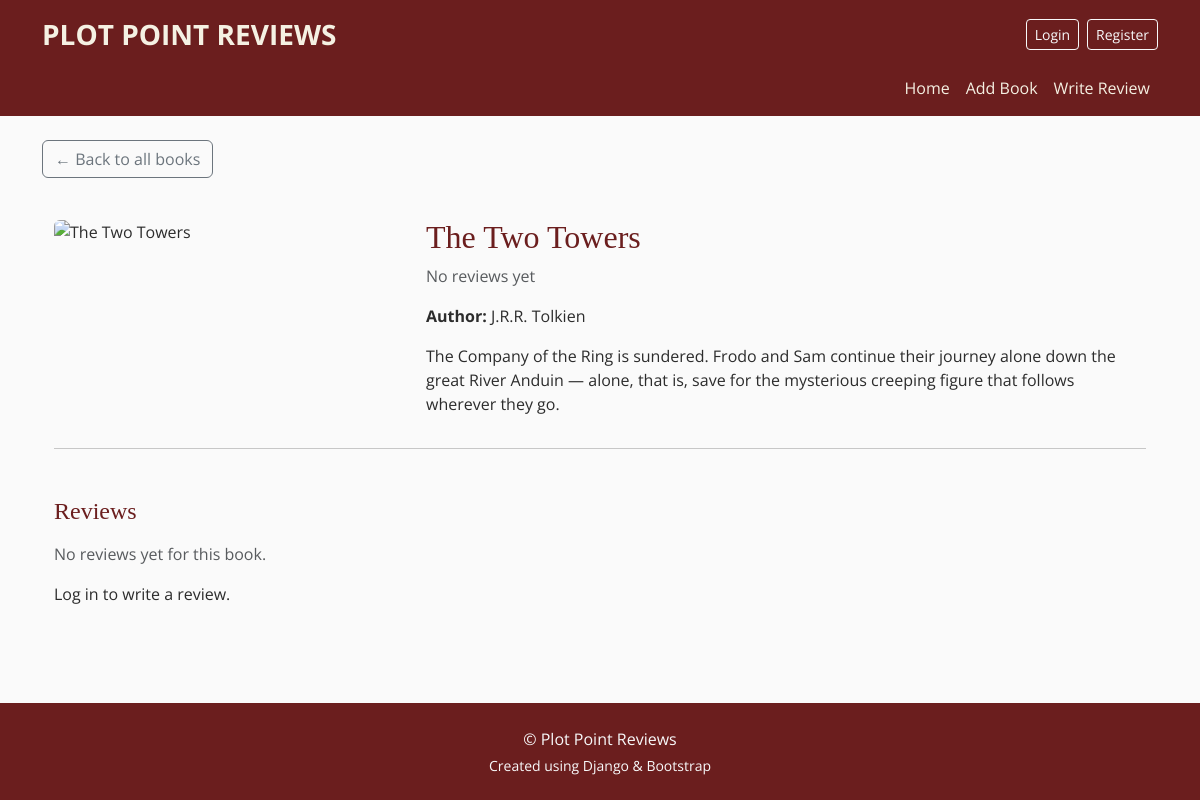
/book/2/, run on an earlier commit of the app's database.
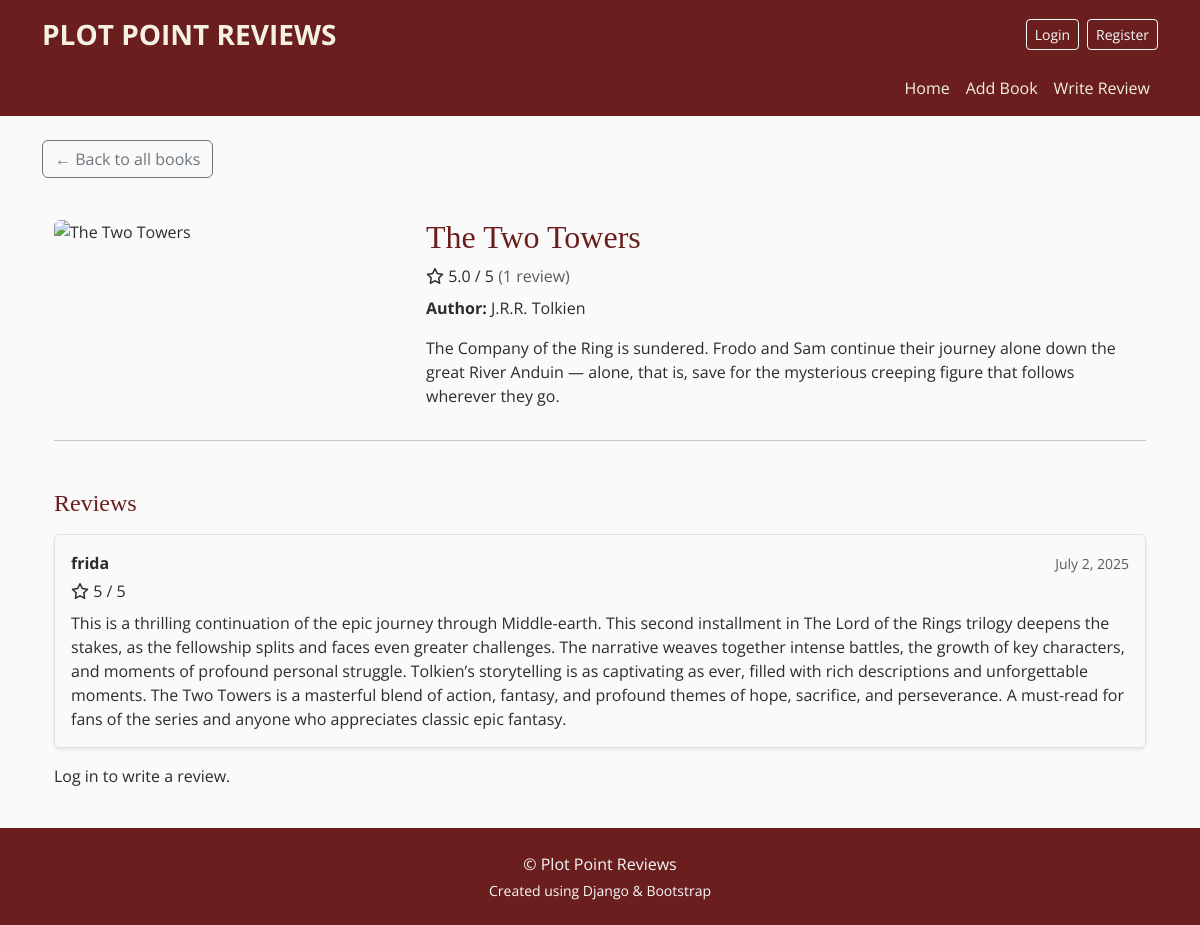
And on a later commit of the database.
### books/models.py (models this page shows, shortened)
class Book(models.Model):
    title = models.CharField(max_length=255)
    author = models.CharField(max_length=255)
    cover = CloudinaryField('image')
    description = models.TextField(default='No description yet')
    @property
    def average_rating(self):
        reviews = self.reviews.all()
        if reviews.exists():
            return round(sum([r.rating for r in reviews]) / reviews.count(), 1)
        return None
    @property
    def review_count(self):
        return self.reviews.count()

class Review(models.Model):
    book = models.ForeignKey(Book, on_delete=models.CASCADE, related_name='reviews')
    user = models.ForeignKey(User, on_delete=models.CASCADE, related_name='reviews')
    rating = models.PositiveSmallIntegerField()
    content = models.TextField()
    created_at = models.DateTimeField(auto_now_add=True)

### books/views.py (the view)
# urls.py: path('book/<int:pk>/', views.book_detail, name='book_detail'),
def book_detail(request, pk):
    book = get_object_or_404(Book, pk=pk)
    reviews = Review.objects.filter(book=book).order_by('-created_at')
    user_review = None
    if request.user.is_authenticated:
        user_review = Review.objects.filter(book=book, user=request.user).first()
        if request.method == 'POST' and not user_review:
            form = ReviewForm(request.POST)
            if form.is_valid():
                review = form.save(commit=False)
                review.book = book
                review.user = request.user
                review.save()
                messages.success(request, 'Thank you for your review!')
                return redirect('book_detail', pk=book.pk)
        else:
            form = ReviewForm()
    else:
        form = None
    return render(request, 'books/book_detail.html', {
        'book': book,
        'reviews': reviews,
        'form': form,
        'user_review': user_review
    })

### books/templates/books/book_detail.html
{% extends 'base.html' %}
{% load static %}
{% block content %}
<a href="{% url 'book_list' %}" class="btn btn-outline-secondary mb-3">
  ← Back to all books
</a>
<div class="container mt-4">
  <div class="row">
    <div class="col-md-4">
      {% if book.cover %}
        <img src="{{ book.cover.url }}" class="img-fluid rounded" alt="{{ book.title }}">
      {% endif %}
    </div>
    <div class="col-md-8">
    <h2>{{ book.title }}</h2>
    {% if book.average_rating %}
        <p class="mb-2">
        <i class="fa-regular fa-star"></i>
        {{ book.average_rating }} / 5
        <span class="text-muted">({{ book.review_count }} review{{ book.review_count|pluralize }})</span>
        </p>
    {% else %}
        <p class="text-muted">No reviews yet</p>
    {% endif %}
      <p><strong>Author:</strong> {{ book.author }}</p>
      <p>{{ book.description }}</p>
    </div>
  </div>
  <hr>
<h4 class="mt-5 mb-3">Reviews</h4>
{% if book.reviews.all %}
  {% for review in book.reviews.all %}
    <div class="border rounded p-3 mb-3 shadow-sm">
      <div class="d-flex justify-content-between align-items-center mb-1">
        <strong>{{ review.user.username }}</strong>
        <small class="text-muted">{{ review.created_at|date:"F j, Y" }}</small>
      </div>
      <div class="mb-2">
        <i class="fa-regular fa-star"></i>
        {{ review.rating }} / 5
      </div>
      <p class="mb-0">{{ review.content }}</p>
    </div>
  {% endfor %}
{% else %}
  <p class="text-muted">No reviews yet for this book.</p>
{% endif %}
{% if user.is_authenticated %}
  {% if user_review %}
    <p class="text-muted">You’ve already reviewed this book.</p>
  {% else %}
    <hr>
    <h5 class="mb-3">Leave a review</h5>
    <form method="POST">
      {% csrf_token %}
      <div class="mb-3">
        {{ form.rating.label_tag }}
        {{ form.rating }}
      </div>
      <div class="mb-3">
        {{ form.content.label_tag }}
        {{ form.content }}
      </div>
      <button type="submit" class="btn btn-submit">
        <i class="fa-solid fa-paper-plane"></i> Submit Review
      </button>
    </form>
  {% endif %}
{% else %}
  <p class="mt-3">Log in to write a review.</p>
{% endif %}
</div>
{% endblock %}

What changed in the data, as far as the page shows it:
shown differently, row unchanged: Book "The Two Towers": average_rating (not shown) → "5.0"; review_count (not shown) → "1"
added Review: user.username "frida", created_at "July 2, 2025", rating "5", content "This is a thrilling continuation of the epic journey through Middle-earth. This second installment in The Lord of the Rings trilogy deepens the stakes, as the fellowship splits and faces even greater challenges. The narrative weaves together intense battles, the growth of key characters, and moments of profound personal struggle. Tolkien’s storytelling is as captivating as ever, filled with rich descriptions and unforgettable moments. The Two Towers is a masterful blend of action, fantasy, and profound themes of hope, sacrifice, and perseverance. A must-read for fans of the series and anyone who appreciates classic epic fantasy."
Also different on the page:
text no longer shown: "No reviews yet No reviews yet for this book."
text now shown: "/ 5 ( review )"
